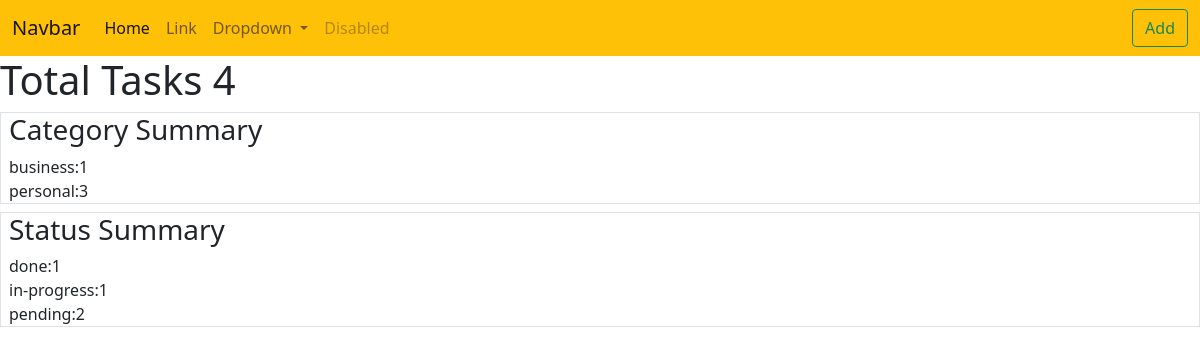
The page / on the database its author committed.
### notes/models.py (models this page shows, shortened)
class Task(models.Model):
    title=models.CharField(max_length=200)
    description=models.TextField()
    created_date=models.DateTimeField(auto_now_add=True)
    due_date=models.DateTimeField(null=True)
    category_choices=(
        ("personal","personal"),
        ("business","business")
    )
    category=models.CharField(max_length=200,choices=category_choices,default="personal")
    status_choices=(
        ("pending","pending"),
        ("in-progress","in-progress"),
        ("done","done")
    )
    status=models.CharField(max_length=200,choices=status_choices,default="pending")
    updated_date=models.DateTimeField(auto_now=True)
    user=models.CharField(max_length=200)

### notes/views.py (the view)
# urls.py: path("",views.TaskSummaryView.as_view(),name="task-summary")
class TaskSummaryView(View):
        def get(self,request,*args,**kwargs):
            qs=Task.objects.all()
            total_task_count=qs.count()
            category_summary=Task.objects.all().values("category").annotate(cat_count=Count("category"))
            status_summary=Task.objects.all().values("status").annotate(status_count=Count("status"))
            context={
                "total_task_count":total_task_count,
                "category_summary":category_summary,
                "status_summary":status_summary
            }
            return render(request,"task_summary.html",context)

### notes/templates/task_summary.html
{%extends 'base.html'%}
{%block main_block%}
<h1>Total Tasks {{total_task_count}}</h1>
<div class="border my-2 px-2">
    <h3>Category Summary</h3>
    {%for cs in category_summary%}
        <div>
            {{cs.category}}:{{cs.cat_count}}
        </div>
    {%endfor%}
</div>
<div class="border my-2 px-2">
    <h3>Status Summary</h3>
    {%for s in status_summary%}
        <div>
            {{s.status}}:{{s.status_count}}
        </div>
    {%endfor%}
</div>
{%endblock%}

### rows shown on the page
Task: category "business", cat_count "1"
Task: category "personal", cat_count "3"

### other values the page prints
{{ total_task_count }} "4"
{{ s.status }} "done" "in-progress" "pending"
{{ s.status_count }} "1" "1" "2"
